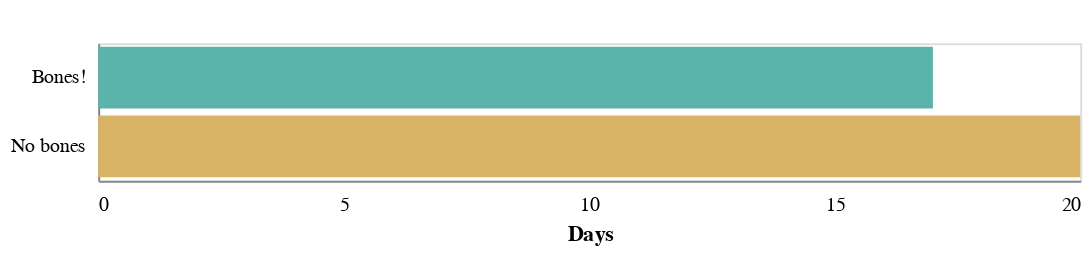

The cell this chart's notebook holds for it:
### Markdown cell above
### Simple bar chart explaining the count of day types

### Code cell
alt.Chart(days[days["bones_nobones"] != "No video"], title=" ").mark_bar().encode(
    y=alt.Y("bones_nobones", title="", axis=alt.Axis(tickCount=0, tickColor="#ffffff")),
    x=alt.X(
        "count",
        title="Days",
        axis=alt.Axis(grid=False, tickCount=6, tickColor="#ffffff"),
    ),
    color=alt.Color(
        "bones_nobones",
        title="",
        legend=None,
        scale=alt.Scale(
            domain=["Bones!", "No bones", "No video"],
            range=["#5ab4ac", "#d8b365", "#e6e6e6"],
        ),
    ),
).properties(width=500, height=70)

### Figure 1 — Vega-Lite specification as saved in the notebook (floating-point values rounded to 4 significant figures)
{"config": {"view": {"continuousWidth": 400, "continuousHeight": 300}}, "data": {"name": "data-530ff75c1ccf718a3e711d4d7c0270e4"}, "mark": "bar", "encoding": {"color": {"type": "nominal", "field": "bones_nobones", "legend": null, "scale": {"domain": ["Bones!", "No bones", "No video"], "range": ["#5ab4ac", "#d8b365", "#e6e6e6"]}, "title": ""}, "x": {"type": "quantitative", "axis": {"grid": false, "tickColor": "#ffffff", "tickCount": 6}, "field": "count", "title": "Days"}, "y": {"type": "nominal", "axis": {"tickColor": "#ffffff", "tickCount": 0}, "field": "bones_nobones", "title": ""}}, "height": 70, "title": " ", "width": 500, "$schema": "https://vega.github.io/schema/vega-lite/v4.8.1.json", "datasets": {"data-530ff75c1ccf718a3e711d4d7c0270e4": [{"bones_nobones": "Bones!", "count": 17}, {"bones_nobones": "No bones", "count": 20}]}}
